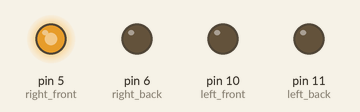
Recording of a sketch running on a simulated Arduino Uno, built with avr-gcc and run on an emulated ATmega328P. Shown: output pins drawn as LEDs (lit = HIGH).

Above: at 0.1 s.
Timing chart, 0 to 1.6 s (numbered marks = the images above):
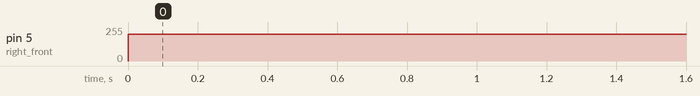

Measured:
- by itself, pin 5 (right_front): 0/255 → 200/255 at 0.00 s

The sketch:

testCar.ino
```cpp
int left_back = 11;  //in4
int left_front = 10; //in3
int right_back = 6;  //in2
int right_front = 5; //in1

void setup() {

  //直流电机
  pinMode(left_front, OUTPUT);
  pinMode(left_back, OUTPUT);
  pinMode(right_front, OUTPUT);
  pinMode(right_back, OUTPUT);

}

void loop() {
carRun(right_front, 200);
// delay(1000);

}

//控制小车运动
void carRun(int goDirection, int carSpeed )
{
  // 判断引脚
  if (goDirection == 5 || goDirection == 6 || goDirection == 10 || goDirection == 11)
  {
    analogWrite(goDirection, carSpeed);
  }
}
```
